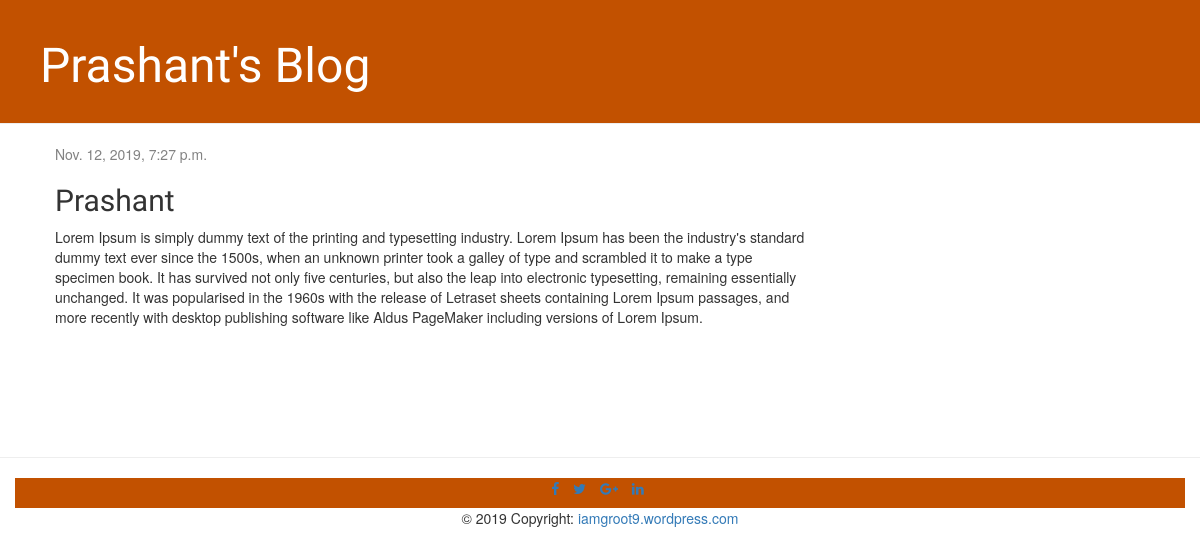
The app's page /post/1/ with its own data.
### blog/models.py (models this page shows, shortened)
class Post(models.Model):
    author = models.ForeignKey(settings.AUTH_USER_MODEL, on_delete=models.CASCADE)
    title = models.CharField(max_length=200)
    text = models.TextField()
    created_date = models.DateTimeField(default=timezone.now)
    published_date = models.DateTimeField(blank=True, null=True)

### blog/views.py (the view)
# urls.py: path('post/<int:pk>/', views.post_detail, name='post_detail'),
def post_detail(request, pk):
    post = get_object_or_404(Post, pk=pk)
    return render(request, 'blog/post_detail.html', {'post': post})

### blog/templates/blog/post_detail.html
{% extends 'blog/base.html' %}
{% block content %}
    <div class="post">
        {% if post.published_date %}
            <div class="date">
                {{ post.published_date }}
            </div>
        {% endif %}
        <h2>{{ post.title }}</h2>
        <p>{{ post.text|linebreaksbr }}</p>
    </div>
{% endblock %}

### blog/static/css/blog.css (style rules this page uses)
body { padding-left: 0%; }
h1, h2, h3, h4 { font-family: 'Lobster', cursive; }
.date { color: #828282; }
.post { margin-bottom: 70px; }

### records on screen
Post: published_date "Nov. 12, 2019, 7:27 p.m.", title "Prashant", text "Lorem Ipsum is simply dummy text of the printing and typesetting industry. Lorem Ipsum has been the industry's standard dummy text ever since the 1500s, when an unknown printer took a galley of type and scrambled it to make a type specimen book. It has survived not only five centuries, but also the leap into electronic typesetting, remaining essentially unchanged. It was popularised in the 1960s with the release of Letraset sheets containing Lorem Ipsum passages, and more recently with desktop publishing software like Aldus PageMaker including versions of Lorem Ipsum."
